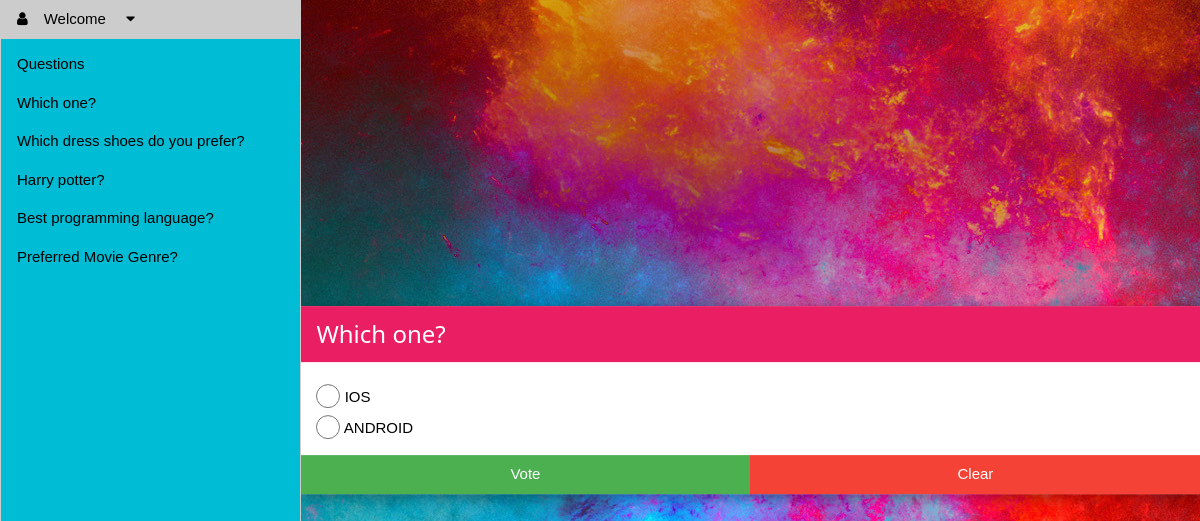
Page /polls/4/ (signed in) on the committed database.
### polls/models.py (models this page shows, shortened)
class Question(models.Model):
    question_text = models.CharField(max_length=200)
    pub_date = models.DateTimeField('date published')
    def was_published_recently(self):
        now = timezone.now()
        return now - datetime.timedelta(days=1) <= self.pub_date <= now
    was_published_recently.admin_order_field = 'pub_date'
    was_published_recently.boolean = True
    was_published_recently.short_description = 'Published recently?'

class Choice(models.Model):
    question = models.ForeignKey(Question, on_delete=models.CASCADE)
    choice_text = models.CharField(max_length=200)
    votes = models.IntegerField(default=0)

### polls/views.py (the view)
# urls.py: path('<int:question_id>/', views.detail, name='detail'),
def detail(request, question_id):
    question = get_object_or_404(Question, pk=question_id)
    return render(request, 'polls/detail.html', {'question': question, 'latest_question_list': get_question_list()})

### polls/views.py (called while the page is built)
def get_question_list():
    return Question.objects.order_by('-pub_date')

### polls/templates/polls/detail.html (shortened to what this page needs)
{% extends "polls/base.html" %}
{% load static %}
{% block content %}
    <link rel="stylesheet" type="text/css" href="{% static 'polls/style.css' %}"/>
    {% if user.is_authenticated %}
        <div class="w3-row">
            <div class="w3-col l3 w3-border-left w3-cyan"
                 style="z-index:3;height:100vh;overflow:auto">
                <div class="w3-bar-block" id="mySidebar">
                    <div class="w3-dropdown-hover">
                        <a class="w3-button w3-bar-item"><i
                                class="w3-margin-right fa fa-user"></i>Welcome {{ user.first_name }}<i
                                class="w3-margin-left fa fa-caret-down"></i>
                        </a>
                    </div>
                    <div class="w3-bar-item">Questions</div>
                    {% if latest_question_list %}
                        {% for question in latest_question_list %}
                            <a href="{% url 'polls:detail' question.id %}"
                               class="w3-bar-item w3-button">{{ question.question_text }}</a>
                        {% endfor %}
                    {% else %}
                        <p>No polls are available.</p>
                    {% endif %}
                </div>
            </div>
            <div class="w3-col l9 w3-border-left w3-display-container" style="z-index:3;height:100vh;overflow:auto">
                <div class="w3-display-middle w3-modal-content w3-card-4">
                    <div class="w3-container w3-pink">
                        <h3>{{ question.question_text }}</h3>
                    </div>
                    <form action="{% url 'polls:vote' question.id %}" method="post">
                        <div class="w3-margin">
                            {% for choice in question.choice_set.all %}
                                <input class="w3-radio" type="radio" name="choice"
                                       id="choice{{ forloop.counter }}"
                                       value="{{ choice.id }}"/>
                                <label for="choice{{ forloop.counter }}">{{ choice.choice_text }}</label><br/>
                            {% endfor %}
                        </div>
                        <div class="w3-row">
                            <button class="w3-button w3-half w3-green" type="submit">Vote</button>
                            <button class="w3-button w3-half w3-red" type="reset">Clear</button>
                        </div>
                    </form>
                </div>
            </div>
        </div>
    {% endif %}
{% endblock %}

### polls/static/polls/style.css (style rules this page uses)
html, body, h1, h2, h3, h4, h5 { font-family: "Raleway", sans-serif }
html { box-sizing: border-box }
*, *:before, *:after { box-sizing: inherit }
html { -ms-text-size-adjust: 100%; -webkit-text-size-adjust: 100% }
body { margin: 0; background: url("images/background.jpg") no-repeat }
a { background-color: transparent; -webkit-text-decoration-skip: objects }
button, input, select, textarea { font: inherit; margin: 0 }
button, input { overflow: visible }
button, select { text-transform: none }
button, html [type=button], [type=reset], [type=submit] { -webkit-appearance: button }
[type=checkbox], [type=radio] { padding: 0 }
html, body { font-family: Verdana, sans-serif; font-size: 15px; line-height: 1.5 }
html { overflow-x: hidden }
h3 { font-size: 24px }
h1, h2, h3, h4, h5, h6 { font-family: "Segoe UI", Arial, sans-serif; font-weight: 400; margin: 10px 0 }
a { color: inherit }
.w3-btn, .w3-button { border: none; display: inline-block; padding: 8px 16px; vertical-align: middle; overflow: hidden; text-decoration: none; color: inherit; background-color: inherit; text-align: center; cursor: pointer; white-space: nowrap }
.w3-btn, .w3-button { -webkit-touch-callout: none; -webkit-user-select: none; -khtml-user-select: none; -moz-user-select: none; -ms-user-select: none; user-select: none }
.w3-tooltip, .w3-display-container { position: relative }
.w3-dropdown-click, .w3-dropdown-hover { position: relative; display: inline-block; cursor: pointer }
.w3-dropdown-hover:first-child, .w3-dropdown-click:hover { background-color: #ccc; color: #000 }
.w3-check, .w3-radio { width: 24px; height: 24px; position: relative; top: 6px }
.w3-bar-block .w3-dropdown-hover, .w3-bar-block .w3-dropdown-click { width: 100% }
.w3-bar-block .w3-dropdown-hover .w3-button, .w3-bar-block .w3-dropdown-click .w3-button { width: 100%; text-align: left; padding: 8px 16px }
.w3-modal-content { margin: auto; background-color: #fff; position: relative; padding: 0; outline: 0; width: 600px }
.w3-bar-block .w3-bar-item { width: 100%; display: block; padding: 8px 16px; text-align: left; border: none; white-space: normal; float: none; outline: 0 }
.w3-container:after, .w3-container:before, .w3-panel:after, .w3-panel:before, .w3-row:after, .w3-row:before, .w3-row-padding:after, .w3-row-padding:before, .w3-cell-row:before, .w3-cell-row:after, .w3-clear:after, .w3-clear:before, .w3-bar:before, .w3-bar:after { content: ""; display: table; clear: both }
.w3-col, .w3-half, .w3-third, .w3-twothird, .w3-threequarter, .w3-quarter { float: left; width: 100% }
@media (min-width: 601px) { .w3-col.m6, .w3-half { width: 49.99999% } }
@media (min-width: 993px) { .w3-col.l3 { width: 24.99999% } }
@media (min-width: 993px) { .w3-col.l9 { width: 74.99999% } }
@media (min-width: 993px) { .w3-modal-content { width: 900px } }
.w3-display-middle { position: absolute; top: 50%; left: 50%; transform: translate(-50%, -50%); -ms-transform: translate(-50%, -50%) }
.w3-container, .w3-panel { padding: 0.01em 16px }
.w3-card-4, .w3-hover-shadow:hover { box-shadow: 0 4px 10px 0 rgba(0, 0, 0, 0.2), 0 4px 20px 0 rgba(0, 0, 0, 0.19) }
.w3-border-left { border-left: 1px solid #ccc !important }
.w3-margin { margin: 16px !important }
.w3-margin-left { margin-left: 16px !important }
.w3-margin-right { margin-right: 16px !important }
.w3-cyan, .w3-hover-cyan:hover { color: #000 !important; background-color: #00bcd4 !important }
.w3-green, .w3-hover-green:hover { color: #fff !important; background-color: #4CAF50 !important }
.w3-pink, .w3-hover-pink:hover { color: #fff !important; background-color: #e91e63 !important }
.w3-red, .w3-hover-red:hover { color: #fff !important; background-color: #f44336 !important }

### rows in the picture
Question: question_text "Which one?"
Question: question_text "Which dress shoes do you prefer?"
Question: question_text "Harry potter?"
Question: question_text "Best programming language?"
Question: question_text "Preferred Movie Genre?"
Choice: choice_text "IOS"
Choice: choice_text "ANDROID"
